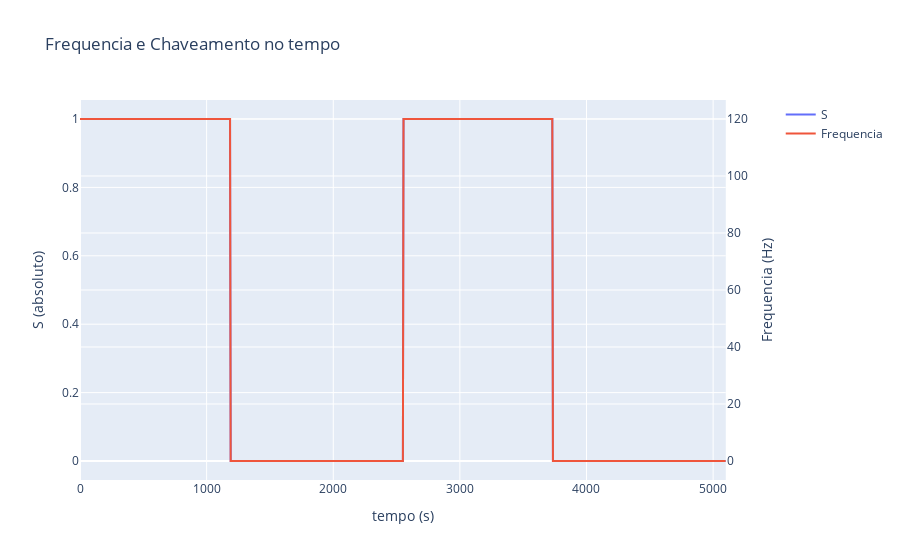

Notebook code cell kept with this figure:
### Code cell
import plotly.graph_objects as go
from plotly.subplots import make_subplots

# Create figure with secondary y-axis
fig = make_subplots(specs=[[{"secondary_y": True}]])

# Add traces
fig.add_trace(
    go.Scatter(y=df['S'], x=df['time (s)'], name="S"),
    secondary_y=False,
)

fig.add_trace(
    go.Scatter(y=df['Freq'], x=df['time (s)'], name="Frequencia"),
    secondary_y=True,
)

# Add figure title
fig.update_layout(
    title_text="Frequencia e Chaveamento no tempo"
)

# Set x-axis title
fig.update_xaxes(title_text="tempo (s)")

# Set y-axes titles
fig.update_yaxes(title_text="S (absoluto)", secondary_y=False)
fig.update_yaxes(title_text="Frequencia (Hz)", secondary_y=True)

fig.show()

### Figure 1 — Plotly figure (JSON) as saved in the notebook; plotly's stock layout.template omitted (floating-point values rounded to 4 significant figures; data arrays with more than 128 entries replaced by an {"elided": "..."} marker saying what was removed)
{"data": [{"name": "S", "type": "scatter", "x": {"elided": "1021 int values"}, "xaxis": "x", "y": {"elided": "1021 int values"}, "yaxis": "y"}, {"name": "Frequencia", "type": "scatter", "x": {"elided": "1021 int values"}, "xaxis": "x", "y": {"elided": "1021 int values"}, "yaxis": "y2"}], "layout": {"title": {"text": "Frequencia e Chaveamento no tempo"}, "xaxis": {"anchor": "y", "domain": [0, 0.94], "title": {"text": "tempo (s)"}}, "yaxis": {"anchor": "x", "domain": [0, 1], "title": {"text": "S (absoluto)"}}, "yaxis2": {"anchor": "x", "overlaying": "y", "side": "right", "title": {"text": "Frequencia (Hz)"}}}}
